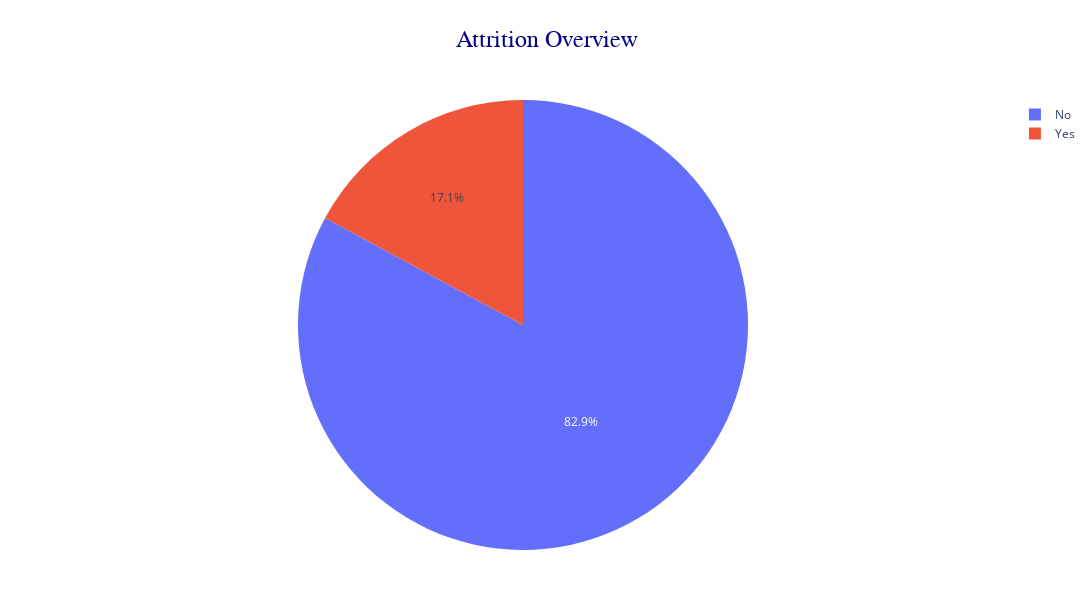

Here is the notebook cell this chart was saved with:
### Code cell
# Attrition Overview
attrition_counts = clean_df['Attrition'].value_counts()

# Create a pie chart
fig = px.pie(
    values=attrition_counts.values,
    names=attrition_counts.index,
    title='Attrition Distribution'
)

# Enhance the visualization
fig.update_layout(
    title={
        'text': 'Attrition Overview',  # Update the title text
        'x': 0.5,  # Center the title horizontally
        'xanchor': 'center',  # Anchor title at the center
        'y': 0.95,  # Adjust the vertical position to add space below
        'yanchor': 'top',  # Anchor title at the top
    },
    title_font=dict(size=24, family='Arial, sans-serif', color='darkblue'),  # Customize font
    width=1100,  # Increase the width of the chart
    height=600,  # Increase the height of the chart
    margin=dict(t=100, b=50, l=50, r=50)  # Add more margin at the top for spacing
)

# Show the chart
fig.show()

### Figure 1 — Plotly figure (JSON) as saved in the notebook; plotly's stock layout.template omitted (floating-point values rounded to 4 significant figures)
{"data": [{"domain": {"x": [0, 1], "y": [0, 1]}, "hovertemplate": "label=%{label}<br>value=%{value}<extra></extra>", "labels": ["No", "Yes"], "legendgroup": "", "name": "", "showlegend": true, "type": "pie", "values": [1124, 232]}], "layout": {"height": 600, "legend": {"tracegroupgap": 0}, "margin": {"b": 50, "l": 50, "r": 50, "t": 100}, "title": {"font": {"color": "darkblue", "family": "Arial, sans-serif", "size": 24}, "text": "Attrition Overview", "x": 0.5, "xanchor": "center", "y": 0.95, "yanchor": "top"}, "width": 1100}}
